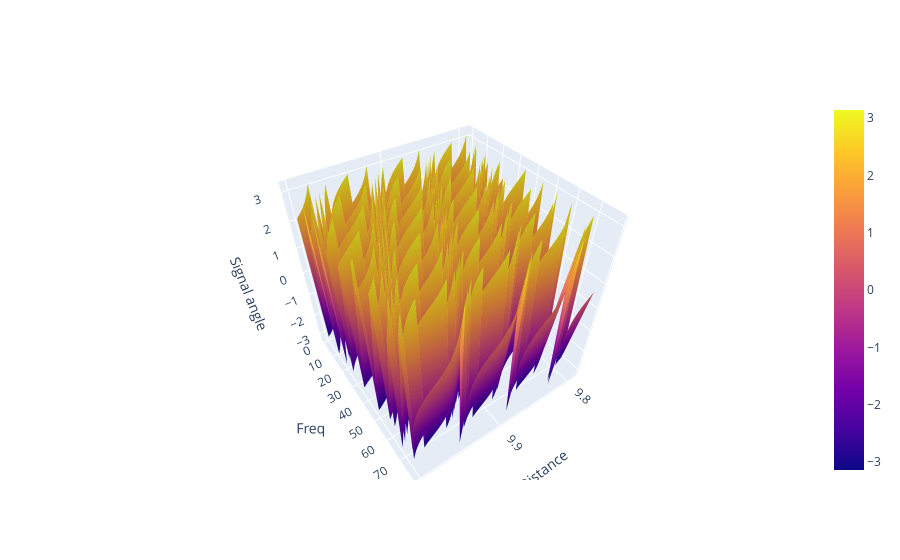

Notebook code for this chart:
### Code cell
fig_angle.update_layout(height=800)
fig_angle

### Figure 1 — Plotly figure (JSON) as saved in the notebook; plotly's stock layout.template omitted (floating-point values rounded to 4 significant figures; data arrays with more than 128 entries replaced by an {"elided": "..."} marker saying what was removed)
{"data": [{"type": "surface", "x": {"elided": "500 float values"}, "y": [0, 2, 4, 6, 8, 10, 12, 14, 16, 18, 20, 22, 24, 26, 28, 30, 32, 34, 36, 38, 40, 42, 44, 46, 48, 50, 52, 54, 56, 58, 60, 62, 64, 66, 68, 70, 72, 74, 76, 78], "z": {"elided": "40x500 float values"}}], "layout": {"autosize": true, "scene": {"aspectmode": "auto", "aspectratio": {"x": 1, "y": 1, "z": 1}, "camera": {"center": {"x": 0, "y": 0, "z": 0}, "eye": {"x": 0.902, "y": 1.306, "z": 1.472}, "projection": {"type": "perspective"}, "up": {"x": 0, "y": 0, "z": 1}}, "xaxis": {"title": {"text": "Distance"}, "type": "linear"}, "yaxis": {"title": {"text": "Freq"}, "type": "linear"}, "zaxis": {"title": {"text": "Signal angle"}, "type": "linear"}}}}
